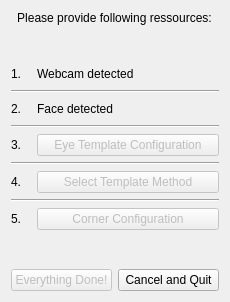
<?xml version="1.0" encoding="UTF-8"?>
<ui version="4.0">
 <class>ConfigurationUI</class>
 <widget class="QWidget" name="ConfigurationUI">
  <property name="geometry">
   <rect>
    <x>0</x>
    <y>0</y>
    <width>230</width>
    <height>302</height>
   </rect>
  </property>
  <property name="sizePolicy">
   <sizepolicy hsizetype="Fixed" vsizetype="Fixed">
    <horstretch>0</horstretch>
    <verstretch>0</verstretch>
   </sizepolicy>
  </property>
  <property name="minimumSize">
   <size>
    <width>230</width>
    <height>302</height>
   </size>
  </property>
  <property name="maximumSize">
   <size>
    <width>230</width>
    <height>302</height>
   </size>
  </property>
  <property name="windowTitle">
   <string>Configuration</string>
  </property>
  <layout class="QGridLayout" name="gridLayout">
   <item row="0" column="0">
    <layout class="QVBoxLayout" name="verticalLayout_2">
     <item alignment="Qt::AlignHCenter">
      <widget class="QLabel" name="label_5">
       <property name="text">
        <string>&lt;html&gt;&lt;head/&gt;&lt;body&gt;&lt;p align=&quot;center&quot;&gt;&lt;span style=&quot; font-size:9pt;&quot;&gt;Please provide following ressources:&lt;/span&gt;&lt;/p&gt;&lt;/body&gt;&lt;/html&gt;</string>
       </property>
      </widget>
     </item>
     <item>
      <spacer name="verticalSpacer_2">
       <property name="orientation">
        <enum>Qt::Vertical</enum>
       </property>
       <property name="sizeHint" stdset="0">
        <size>
         <width>20</width>
         <height>17</height>
        </size>
       </property>
      </spacer>
     </item>
     <item>
      <layout class="QVBoxLayout" name="verticalLayout">
       <item>
        <layout class="QHBoxLayout" name="horizontalLayout_5">
         <item>
          <widget class="QLabel" name="label">
           <property name="sizePolicy">
            <sizepolicy hsizetype="Fixed" vsizetype="Preferred">
             <horstretch>0</horstretch>
             <verstretch>0</verstretch>
            </sizepolicy>
           </property>
           <property name="text">
            <string>1.</string>
           </property>
          </widget>
         </item>
         <item>
          <spacer name="horizontalSpacer">
           <property name="orientation">
            <enum>Qt::Horizontal</enum>
           </property>
           <property name="sizeType">
            <enum>QSizePolicy::Fixed</enum>
           </property>
           <property name="sizeHint" stdset="0">
            <size>
             <width>10</width>
             <height>20</height>
            </size>
           </property>
          </spacer>
         </item>
         <item>
          <widget class="QLabel" name="webCamLabel">
           <property name="text">
            <string>Webcam detected</string>
           </property>
          </widget>
         </item>
        </layout>
       </item>
       <item>
        <widget class="Line" name="line_3">
         <property name="orientation">
          <enum>Qt::Horizontal</enum>
         </property>
        </widget>
       </item>
       <item>
        <layout class="QHBoxLayout" name="horizontalLayout_4">
         <item>
          <widget class="QLabel" name="label_2">
           <property name="sizePolicy">
            <sizepolicy hsizetype="Fixed" vsizetype="Preferred">
             <horstretch>0</horstretch>
             <verstretch>0</verstretch>
            </sizepolicy>
           </property>
           <property name="text">
            <string>2.</string>
           </property>
          </widget>
         </item>
         <item>
          <spacer name="horizontalSpacer_2">
           <property name="orientation">
            <enum>Qt::Horizontal</enum>
           </property>
           <property name="sizeType">
            <enum>QSizePolicy::Fixed</enum>
           </property>
           <property name="sizeHint" stdset="0">
            <size>
             <width>10</width>
             <height>20</height>
            </size>
           </property>
          </spacer>
         </item>
         <item>
          <widget class="QLabel" name="faceLabel">
           <property name="text">
            <string>Face detected</string>
           </property>
          </widget>
         </item>
        </layout>
       </item>
       <item>
        <widget class="Line" name="line_2">
         <property name="orientation">
          <enum>Qt::Horizontal</enum>
         </property>
        </widget>
       </item>
       <item>
        <layout class="QHBoxLayout" name="horizontalLayout_3">
         <item>
          <widget class="QLabel" name="label_3">
           <property name="sizePolicy">
            <sizepolicy hsizetype="Fixed" vsizetype="Preferred">
             <horstretch>0</horstretch>
             <verstretch>0</verstretch>
            </sizepolicy>
           </property>
           <property name="text">
            <string>3.</string>
           </property>
          </widget>
         </item>
         <item>
          <spacer name="horizontalSpacer_3">
           <property name="orientation">
            <enum>Qt::Horizontal</enum>
           </property>
           <property name="sizeType">
            <enum>QSizePolicy::Fixed</enum>
           </property>
           <property name="sizeHint" stdset="0">
            <size>
             <width>10</width>
             <height>20</height>
            </size>
           </property>
          </spacer>
         </item>
         <item>
          <widget class="QPushButton" name="eyeTemplateConfigButton">
           <property name="enabled">
            <bool>false</bool>
           </property>
           <property name="text">
            <string>Eye Template Configuration</string>
           </property>
          </widget>
         </item>
        </layout>
       </item>
       <item>
        <widget class="Line" name="line_4">
         <property name="orientation">
          <enum>Qt::Horizontal</enum>
         </property>
        </widget>
       </item>
       <item>
        <layout class="QHBoxLayout" name="horizontalLayout_7">
         <item>
          <widget class="QLabel" name="label_6">
           <property name="sizePolicy">
            <sizepolicy hsizetype="Fixed" vsizetype="Preferred">
             <horstretch>0</horstretch>
             <verstretch>0</verstretch>
            </sizepolicy>
           </property>
           <property name="text">
            <string>4.</string>
           </property>
          </widget>
         </item>
         <item>
          <spacer name="horizontalSpacer_5">
           <property name="orientation">
            <enum>Qt::Horizontal</enum>
           </property>
           <property name="sizeType">
            <enum>QSizePolicy::Fixed</enum>
           </property>
           <property name="sizeHint" stdset="0">
            <size>
             <width>10</width>
             <height>20</height>
            </size>
           </property>
          </spacer>
         </item>
         <item>
          <widget class="QPushButton" name="templateMethodButton">
           <property name="enabled">
            <bool>false</bool>
           </property>
           <property name="text">
            <string>Select Template Method</string>
           </property>
          </widget>
         </item>
        </layout>
       </item>
       <item>
        <widget class="Line" name="line">
         <property name="orientation">
          <enum>Qt::Horizontal</enum>
         </property>
        </widget>
       </item>
       <item>
        <layout class="QHBoxLayout" name="horizontalLayout_2">
         <item>
          <widget class="QLabel" name="label_4">
           <property name="sizePolicy">
            <sizepolicy hsizetype="Fixed" vsizetype="Preferred">
             <horstretch>0</horstretch>
             <verstretch>0</verstretch>
            </sizepolicy>
           </property>
           <property name="text">
            <string>5.</string>
           </property>
          </widget>
         </item>
         <item>
          <spacer name="horizontalSpacer_4">
           <property name="orientation">
            <enum>Qt::Horizontal</enum>
           </property>
           <property name="sizeType">
            <enum>QSizePolicy::Fixed</enum>
           </property>
           <property name="sizeHint" stdset="0">
            <size>
             <width>10</width>
             <height>20</height>
            </size>
           </property>
          </spacer>
         </item>
         <item>
          <widget class="QPushButton" name="cornerConfigButton">
           <property name="enabled">
            <bool>false</bool>
           </property>
           <property name="text">
            <string>Corner Configuration</string>
           </property>
          </widget>
         </item>
        </layout>
       </item>
      </layout>
     </item>
     <item>
      <spacer name="verticalSpacer">
       <property name="orientation">
        <enum>Qt::Vertical</enum>
       </property>
       <property name="sizeHint" stdset="0">
        <size>
         <width>20</width>
         <height>17</height>
        </size>
       </property>
      </spacer>
     </item>
     <item>
      <layout class="QHBoxLayout" name="horizontalLayout">
       <item>
        <widget class="QPushButton" name="doneButton">
         <property name="enabled">
          <bool>false</bool>
         </property>
         <property name="text">
          <string>Everything Done!</string>
         </property>
        </widget>
       </item>
       <item>
        <widget class="QPushButton" name="cancelButton">
         <property name="text">
          <string>Cancel and Quit</string>
         </property>
        </widget>
       </item>
      </layout>
     </item>
    </layout>
   </item>
  </layout>
 </widget>
 <layoutdefault spacing="6" margin="11"/>
 <resources/>
 <connections/>
</ui>
